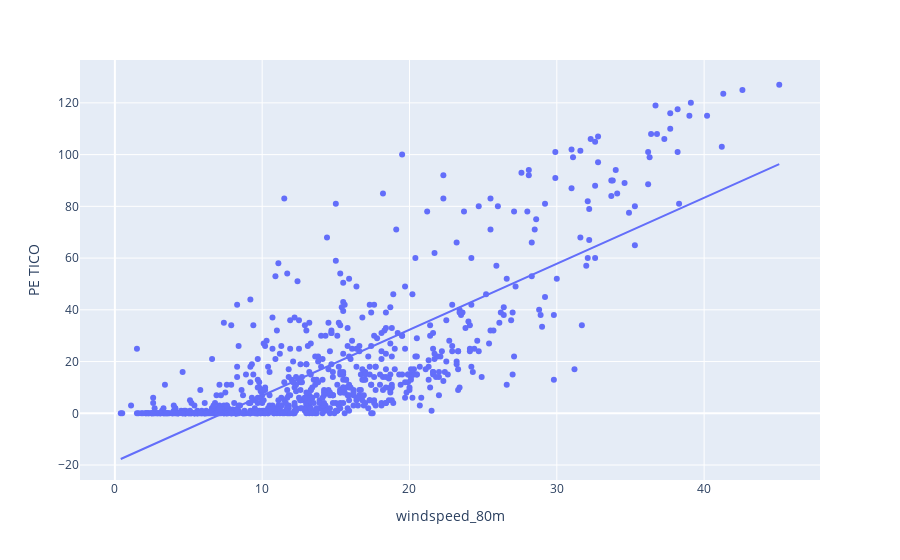

This figure's notebook cell:
### Code cell
df_join.plot(kind = 'scatter', y = 'PE TICO', x = 'windspeed_80m',
             backend = 'plotly', height = 500, trendline = 'ols')

### Figure 1 — Plotly figure (JSON) as saved in the notebook; plotly's stock layout.template omitted (floating-point values rounded to 4 significant figures; data arrays with more than 128 entries replaced by an {"elided": "..."} marker saying what was removed)
{"data": [{"hovertemplate": "windspeed_80m=%{x}<br>PE TICO=%{y}<extra></extra>", "legendgroup": "", "marker": {"color": "#636efa", "symbol": "circle"}, "mode": "markers", "name": "", "orientation": "v", "showlegend": false, "type": "scatter", "x": {"elided": "744 float values"}, "xaxis": "x", "y": {"elided": "744 float values"}, "yaxis": "y"}, {"hovertemplate": "<b>OLS trendline</b><br>PE TICO = 2.54941 * windspeed_80m + -18.6846<br>R<sup>2</sup>=0.612295<br><br>windspeed_80m=%{x}<br>PE TICO=%{y} <b>(trend)</b><extra></extra>", "legendgroup": "", "marker": {"color": "#636efa", "symbol": "circle"}, "mode": "lines", "name": "", "showlegend": false, "type": "scatter", "x": {"elided": "744 float values"}, "xaxis": "x", "y": {"elided": "744 float values"}, "yaxis": "y"}], "layout": {"autosize": true, "legend": {"tracegroupgap": 0}, "margin": {"t": 60}, "xaxis": {"anchor": "y", "autorange": true, "domain": [0, 1], "range": [-2.433, 47.93], "title": {"text": "windspeed_80m"}, "type": "linear"}, "yaxis": {"anchor": "x", "autorange": true, "domain": [0, 1], "range": [-25.8, 136.8], "title": {"text": "PE TICO"}, "type": "linear"}}}
